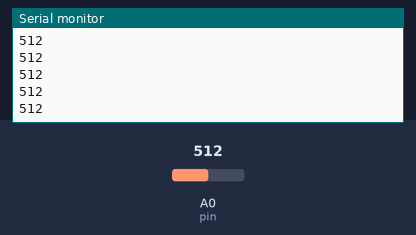
The sketch below on a simulated Arduino Uno, built with avr-gcc and run on an emulated ATmega328P. Parts: the last lines printed to the serial monitor. The inputs (shaded band) are chosen by the test bench; at power-on: A0 (pin) = 512.

Above: at 1.2 s.
1.3 s: A0 (pin) set to 716
At 1.8 s:
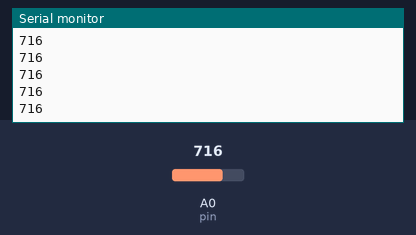
2.8 s: A0 (pin) set to 900
At 3.6 s:
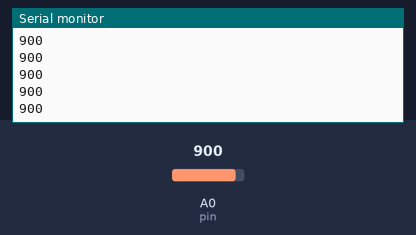
Timing chart, 0 to 5.8 s (numbered marks = the images above; inputs shaded):
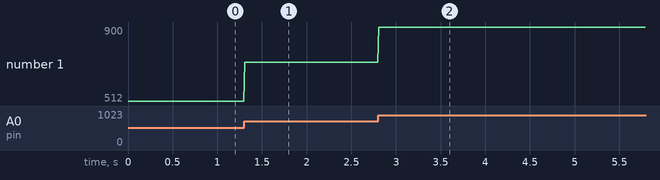

Measured:
- after the input at 1.3 s, the serial monitor: prints a new line at once (image 1)
- after the input at 2.8 s, the serial monitor: prints a new line at once (image 2)
- plotted number 1: 512 → 716 after the input at 1.3 s, 716 → 900 after the input at 2.8 s

The sketch:

port.ino
```cpp
int val=0;
int pin=A0;
void setup() {
    pinMode(pin,INPUT);
    Serial.begin(9600);
}

void loop() {
    val=analogRead(pin);
    Serial.println(val);
    delay(10);
}
```
